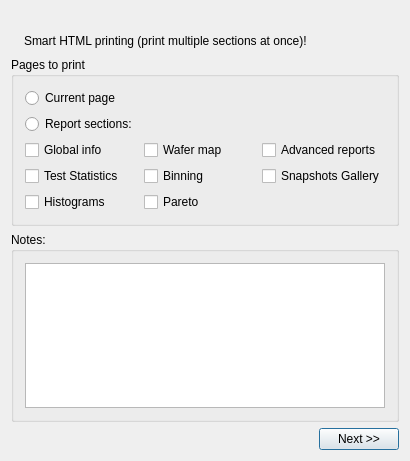
<?xml version="1.0" encoding="UTF-8"?>
<ui version="4.0">
 <class>print_basedialog</class>
 <widget class="QDialog" name="print_basedialog">
  <property name="geometry">
   <rect>
    <x>0</x>
    <y>0</y>
    <width>391</width>
    <height>461</height>
   </rect>
  </property>
  <property name="windowTitle">
   <string>Printing selection</string>
  </property>
  <property name="windowIcon">
   <iconset resource="gex.qrc">
    <normaloff>:/gex/icons/gex_application_48x48.png</normaloff>:/gex/icons/gex_application_48x48.png</iconset>
  </property>
  <property name="autoFillBackground">
   <bool>true</bool>
  </property>
  <layout class="QGridLayout" name="gridLayout_3">
   <item row="0" column="0">
    <widget class="QLabel" name="PixmapLabel2">
     <property name="pixmap">
      <pixmap>:/gex/icons/print.png</pixmap>
     </property>
     <property name="scaledContents">
      <bool>true</bool>
     </property>
     <property name="wordWrap">
      <bool>false</bool>
     </property>
    </widget>
   </item>
   <item row="2" column="0" colspan="4">
    <widget class="QGroupBox" name="groupBox_2">
     <property name="title">
      <string>Pages to print</string>
     </property>
     <layout class="QGridLayout" name="gridLayout_2">
      <item row="0" column="0">
       <widget class="QRadioButton" name="RadioCurrentPage">
        <property name="toolTip">
         <string>Print current page</string>
        </property>
        <property name="text">
         <string>Current page</string>
        </property>
       </widget>
      </item>
      <item row="1" column="0">
       <widget class="QRadioButton" name="RadioReport">
        <property name="toolTip">
         <string>Print multiple pages at once!</string>
        </property>
        <property name="text">
         <string>Report sections:</string>
        </property>
       </widget>
      </item>
      <item row="2" column="0">
       <widget class="QCheckBox" name="CheckGlobal">
        <property name="toolTip">
         <string>Print global information section</string>
        </property>
        <property name="text">
         <string>Global info</string>
        </property>
       </widget>
      </item>
      <item row="2" column="1">
       <widget class="QCheckBox" name="CheckWafermap">
        <property name="toolTip">
         <string>Print Wafer map section</string>
        </property>
        <property name="text">
         <string>Wafer map</string>
        </property>
       </widget>
      </item>
      <item row="2" column="2">
       <widget class="QCheckBox" name="CheckAdvanced">
        <property name="toolTip">
         <string>Print Binning section</string>
        </property>
        <property name="text">
         <string>Advanced reports</string>
        </property>
       </widget>
      </item>
      <item row="3" column="0">
       <widget class="QCheckBox" name="CheckStats">
        <property name="toolTip">
         <string>Print Test Statistics section</string>
        </property>
        <property name="text">
         <string>Test Statistics</string>
        </property>
       </widget>
      </item>
      <item row="3" column="1">
       <widget class="QCheckBox" name="CheckBinning">
        <property name="toolTip">
         <string>Print Binning section</string>
        </property>
        <property name="text">
         <string>Binning</string>
        </property>
       </widget>
      </item>
      <item row="3" column="2">
       <widget class="QCheckBox" name="CheckSnapshotGallery">
        <property name="toolTip">
         <string>Print Binning section</string>
        </property>
        <property name="text">
         <string>Snapshots Gallery</string>
        </property>
       </widget>
      </item>
      <item row="4" column="0">
       <widget class="QCheckBox" name="CheckHistograms">
        <property name="toolTip">
         <string>Print Histograms section</string>
        </property>
        <property name="text">
         <string>Histograms</string>
        </property>
       </widget>
      </item>
      <item row="4" column="1">
       <widget class="QCheckBox" name="CheckPareto">
        <property name="toolTip">
         <string>Print Binning section</string>
        </property>
        <property name="text">
         <string>Pareto</string>
        </property>
       </widget>
      </item>
     </layout>
    </widget>
   </item>
   <item row="3" column="0" colspan="4">
    <widget class="QGroupBox" name="groupBox">
     <property name="title">
      <string>Notes:</string>
     </property>
     <layout class="QGridLayout" name="gridLayout">
      <item row="0" column="0">
       <widget class="QTextEdit" name="TextEditComment"/>
      </item>
     </layout>
    </widget>
   </item>
   <item row="4" column="1">
    <spacer name="horizontalSpacer">
     <property name="orientation">
      <enum>Qt::Horizontal</enum>
     </property>
     <property name="sizeHint" stdset="0">
      <size>
       <width>250</width>
       <height>20</height>
      </size>
     </property>
    </spacer>
   </item>
   <item row="1" column="2" colspan="2">
    <spacer name="horizontalSpacer_2">
     <property name="orientation">
      <enum>Qt::Horizontal</enum>
     </property>
     <property name="sizeHint" stdset="0">
      <size>
       <width>40</width>
       <height>20</height>
      </size>
     </property>
    </spacer>
   </item>
   <item row="1" column="1">
    <widget class="QLabel" name="TextLabel1">
     <property name="text">
      <string>Smart HTML printing (print multiple sections at once)!</string>
     </property>
     <property name="wordWrap">
      <bool>false</bool>
     </property>
    </widget>
   </item>
   <item row="4" column="3">
    <widget class="QPushButton" name="PushButtonOk">
     <property name="maximumSize">
      <size>
       <width>100</width>
       <height>16777215</height>
      </size>
     </property>
     <property name="text">
      <string>Next &gt;&gt;</string>
     </property>
     <property name="default">
      <bool>true</bool>
     </property>
    </widget>
   </item>
   <item row="4" column="2">
    <spacer name="horizontalSpacer_3">
     <property name="orientation">
      <enum>Qt::Horizontal</enum>
     </property>
     <property name="sizeHint" stdset="0">
      <size>
       <width>40</width>
       <height>20</height>
      </size>
     </property>
    </spacer>
   </item>
  </layout>
 </widget>
 <layoutdefault spacing="6" margin="11"/>
 <tabstops>
  <tabstop>RadioCurrentPage</tabstop>
  <tabstop>RadioReport</tabstop>
  <tabstop>CheckGlobal</tabstop>
  <tabstop>CheckStats</tabstop>
  <tabstop>CheckHistograms</tabstop>
  <tabstop>CheckWafermap</tabstop>
  <tabstop>CheckBinning</tabstop>
  <tabstop>CheckPareto</tabstop>
  <tabstop>CheckAdvanced</tabstop>
 </tabstops>
 <resources>
  <include location="gex.qrc"/>
 </resources>
 <connections/>
</ui>
